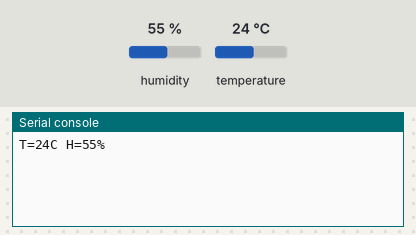
A program run on a simulated ESP32 board running MicroPython. Parts: the last lines printed to the serial console. The test bench sets the inputs (shaded band); at power-on: humidity 55 %, temperature 24 °C.

Above: at 1.2 s.
1.3 s: humidity set to 22 %
At 2.6 s:
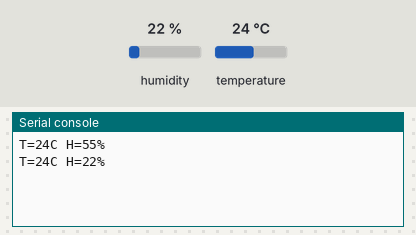
2.8 s: temperature set to 12 °C
At 3.9 s:
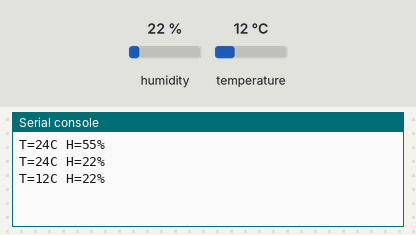
4.3 s: humidity set to 40 %
At 5.9 s:
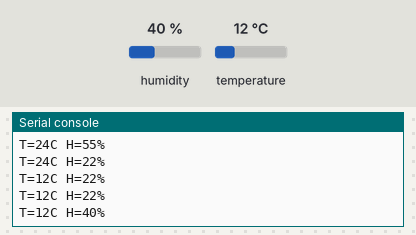
Timing chart, 0 to 7.4 s (numbered marks = the images above; inputs shaded):
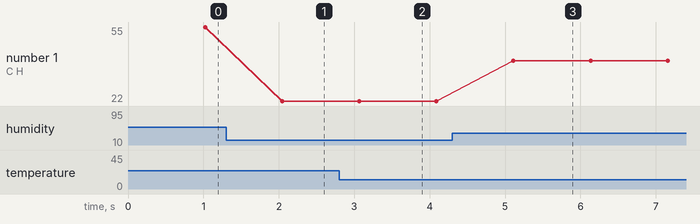

Measured:
- after the input at 1.3 s, the serial console: prints a new line after 0.74 s (image 1)
- after the input at 2.8 s, the serial console: prints a new line after 0.27 s (image 2)
- after the input at 4.3 s, the serial console: prints a new line after 0.81 s (image 3)
- plotted number 1: 55 → 22 after the input at 1.3 s, 22 → 40 after the input at 4.3 s

The program:

dht11.py
```python
from machine import Pin
from utime import sleep
from dht import DHT11

sensorDHT= DHT11(Pin(15))


while True:

    sleep(1)
    sensorDHT.measure()
    temp = sensorDHT.temperature()
    hum = sensorDHT.humidity()


    print("T={:02d}C H={:02d}%".format(temp, hum))

    
```
